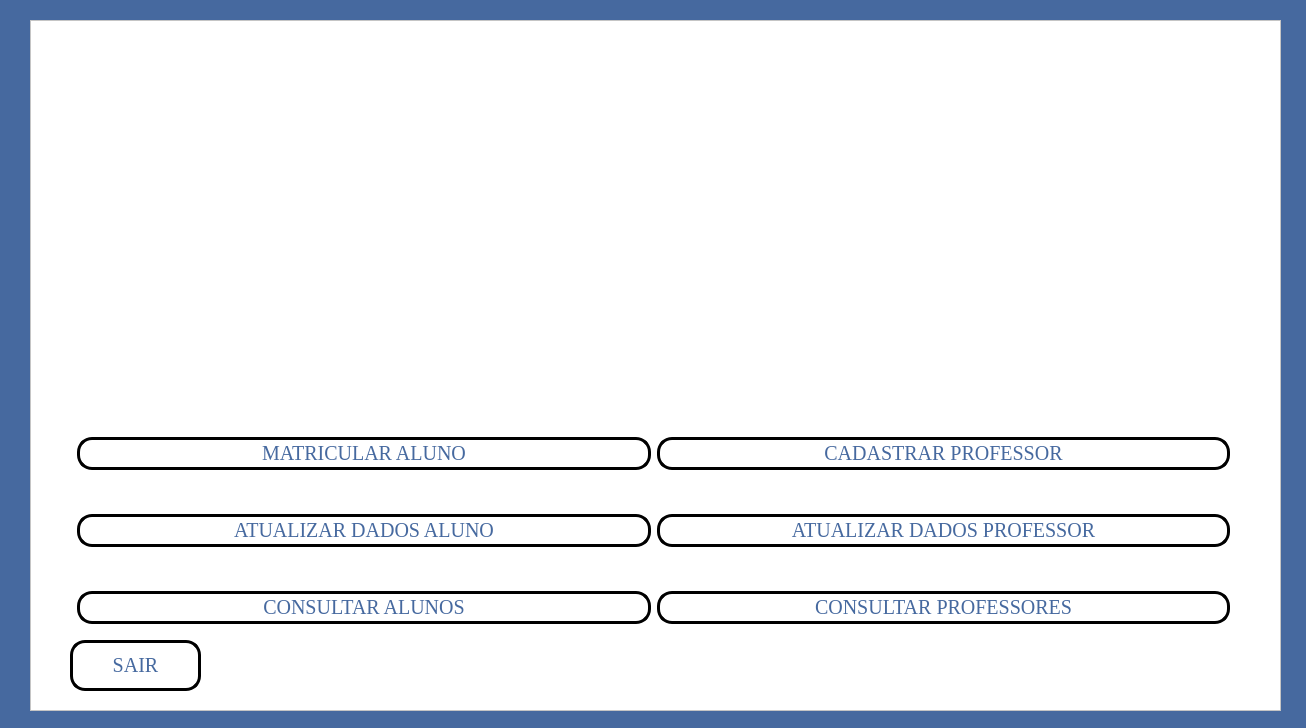
<?xml version="1.0" encoding="UTF-8"?>
<ui version="4.0">
 <class>tela_adm_cadastro</class>
 <widget class="QMainWindow" name="tela_adm_cadastro">
  <property name="geometry">
   <rect>
    <x>0</x>
    <y>0</y>
    <width>1306</width>
    <height>728</height>
   </rect>
  </property>
  <property name="windowTitle">
   <string>Tela Inicial</string>
  </property>
  <property name="windowIcon">
   <iconset>
    <normaloff>imagens/diplomado.png</normaloff>imagens/diplomado.png</iconset>
  </property>
  <property name="styleSheet">
   <string notr="true">background-color:rgb(70, 105, 159);</string>
  </property>
  <widget class="QWidget" name="centralwidget">
   <widget class="QFrame" name="frame">
    <property name="geometry">
     <rect>
      <x>30</x>
      <y>20</y>
      <width>1251</width>
      <height>691</height>
     </rect>
    </property>
    <property name="styleSheet">
     <string notr="true">background-color: rgb(255, 255, 255);</string>
    </property>
    <property name="frameShape">
     <enum>QFrame::StyledPanel</enum>
    </property>
    <property name="frameShadow">
     <enum>QFrame::Raised</enum>
    </property>
    <widget class="QPushButton" name="pushButton">
     <property name="geometry">
      <rect>
       <x>40</x>
       <y>620</y>
       <width>131</width>
       <height>51</height>
      </rect>
     </property>
     <property name="font">
      <font>
       <family>Georgia</family>
       <pointsize>15</pointsize>
      </font>
     </property>
     <property name="styleSheet">
      <string notr="true">QPushButton{
color: rgb(70, 105, 159);
}

QPushButton{
background-color: rgb(255, 255, 255)
}

QPushButton:hover{
	background-color: lightblue
}

QPushButton{
border:3px solid black;
border-radius: 15px;
padding: 2px;
}</string>
     </property>
     <property name="text">
      <string>SAIR</string>
     </property>
     <property name="icon">
      <iconset>
       <normaloff>imagens/7392947631596026805-32.png</normaloff>imagens/7392947631596026805-32.png</iconset>
     </property>
     <property name="iconSize">
      <size>
       <width>32</width>
       <height>32</height>
      </size>
     </property>
    </widget>
    <widget class="QFrame" name="frame">
     <property name="geometry">
      <rect>
       <x>38</x>
       <y>370</y>
       <width>1171</width>
       <height>281</height>
      </rect>
     </property>
     <layout class="QHBoxLayout" name="horizontalLayout">
      <item>
       <layout class="QVBoxLayout" name="verticalLayout">
        <item>
         <widget class="QPushButton" name="botao_matricula_aluno">
          <property name="font">
           <font>
            <family>Georgia</family>
            <pointsize>15</pointsize>
           </font>
          </property>
          <property name="styleSheet">
           <string notr="true">QPushButton{
color: rgb(70, 105, 159);
}

QPushButton{
background-color: rgb(255, 255, 255)
}

QPushButton:hover{
	background-color: lightblue
}

QPushButton{
border:3px solid black;
border-radius: 15px;
padding: 2px;
}</string>
          </property>
          <property name="text">
           <string>MATRICULAR ALUNO</string>
          </property>
          <property name="icon">
           <iconset>
            <normaloff>imagens/6722157001674724201-32.png</normaloff>imagens/6722157001674724201-32.png</iconset>
          </property>
          <property name="iconSize">
           <size>
            <width>30</width>
            <height>30</height>
           </size>
          </property>
         </widget>
        </item>
        <item>
         <widget class="QPushButton" name="botao_atualiza_aluno">
          <property name="font">
           <font>
            <family>Georgia</family>
            <pointsize>15</pointsize>
           </font>
          </property>
          <property name="styleSheet">
           <string notr="true">QPushButton{
color: rgb(70, 105, 159);
}

QPushButton{
background-color: rgb(255, 255, 255)
}

QPushButton:hover{
	background-color: lightblue
}

QPushButton{
border:3px solid black;
border-radius: 15px;
padding: 2px;
}</string>
          </property>
          <property name="text">
           <string>ATUALIZAR DADOS ALUNO</string>
          </property>
          <property name="icon">
           <iconset>
            <normaloff>imagens/5961495501679649040-32.png</normaloff>imagens/5961495501679649040-32.png</iconset>
          </property>
          <property name="iconSize">
           <size>
            <width>30</width>
            <height>30</height>
           </size>
          </property>
         </widget>
        </item>
        <item>
         <widget class="QPushButton" name="consultar_alunos">
          <property name="font">
           <font>
            <family>Georgia</family>
            <pointsize>15</pointsize>
           </font>
          </property>
          <property name="styleSheet">
           <string notr="true">QPushButton{
color: rgb(70, 105, 159);
}

QPushButton{
background-color: rgb(255, 255, 255)
}

QPushButton:hover{
	background-color: lightblue
}

QPushButton{
border:3px solid black;
border-radius: 15px;
padding: 2px;
}</string>
          </property>
          <property name="text">
           <string>CONSULTAR ALUNOS</string>
          </property>
          <property name="icon">
           <iconset>
            <normaloff>imagens/150177919716315935134188-32.png</normaloff>imagens/150177919716315935134188-32.png</iconset>
          </property>
          <property name="iconSize">
           <size>
            <width>30</width>
            <height>30</height>
           </size>
          </property>
         </widget>
        </item>
       </layout>
      </item>
      <item>
       <layout class="QVBoxLayout" name="verticalLayout_2">
        <item>
         <widget class="QPushButton" name="botao_cadastro_professor">
          <property name="font">
           <font>
            <family>Georgia</family>
            <pointsize>15</pointsize>
           </font>
          </property>
          <property name="styleSheet">
           <string notr="true">QPushButton{
color: rgb(70, 105, 159);
}

QPushButton{
background-color: rgb(255, 255, 255)
}

QPushButton:hover{
	background-color: lightblue
}

QPushButton{
border:3px solid black;
border-radius: 15px;
padding: 2px;
}</string>
          </property>
          <property name="text">
           <string>CADASTRAR PROFESSOR</string>
          </property>
          <property name="icon">
           <iconset>
            <normaloff>imagens/9362193071678689941-32.png</normaloff>imagens/9362193071678689941-32.png</iconset>
          </property>
          <property name="iconSize">
           <size>
            <width>30</width>
            <height>30</height>
           </size>
          </property>
         </widget>
        </item>
        <item>
         <widget class="QPushButton" name="botao_atualiza_professor">
          <property name="font">
           <font>
            <family>Georgia</family>
            <pointsize>15</pointsize>
           </font>
          </property>
          <property name="styleSheet">
           <string notr="true">QPushButton{
color: rgb(70, 105, 159);
}

QPushButton{
background-color: rgb(255, 255, 255)
}

QPushButton:hover{
	background-color: lightblue
}

QPushButton{
border:3px solid black;
border-radius: 15px;
padding: 2px;
}</string>
          </property>
          <property name="text">
           <string>ATUALIZAR DADOS PROFESSOR</string>
          </property>
          <property name="icon">
           <iconset>
            <normaloff>imagens/16892401901691564913-32.png</normaloff>imagens/16892401901691564913-32.png</iconset>
          </property>
          <property name="iconSize">
           <size>
            <width>30</width>
            <height>30</height>
           </size>
          </property>
         </widget>
        </item>
        <item>
         <widget class="QPushButton" name="consulta_prof">
          <property name="font">
           <font>
            <family>Georgia</family>
            <pointsize>15</pointsize>
           </font>
          </property>
          <property name="styleSheet">
           <string notr="true">QPushButton{
color: rgb(70, 105, 159);
}

QPushButton{
background-color: rgb(255, 255, 255)
}

QPushButton:hover{
	background-color: lightblue
}

QPushButton{
border:3px solid black;
border-radius: 15px;
padding: 2px;
}</string>
          </property>
          <property name="text">
           <string>CONSULTAR PROFESSORES</string>
          </property>
          <property name="icon">
           <iconset>
            <normaloff>imagens/6509927371679372877-32.png</normaloff>imagens/6509927371679372877-32.png</iconset>
          </property>
          <property name="iconSize">
           <size>
            <width>30</width>
            <height>30</height>
           </size>
          </property>
         </widget>
        </item>
       </layout>
      </item>
     </layout>
    </widget>
    <widget class="QLabel" name="label">
     <property name="geometry">
      <rect>
       <x>380</x>
       <y>30</y>
       <width>461</width>
       <height>301</height>
      </rect>
     </property>
     <property name="text">
      <string/>
     </property>
     <property name="pixmap">
      <pixmap>imagens/LOGO_UNIVERS.png</pixmap>
     </property>
     <property name="scaledContents">
      <bool>true</bool>
     </property>
     <property name="alignment">
      <set>Qt::AlignCenter</set>
     </property>
    </widget>
    <zorder>label</zorder>
    <zorder>frame</zorder>
    <zorder>pushButton</zorder>
   </widget>
  </widget>
 </widget>
 <resources/>
 <connections/>
</ui>
